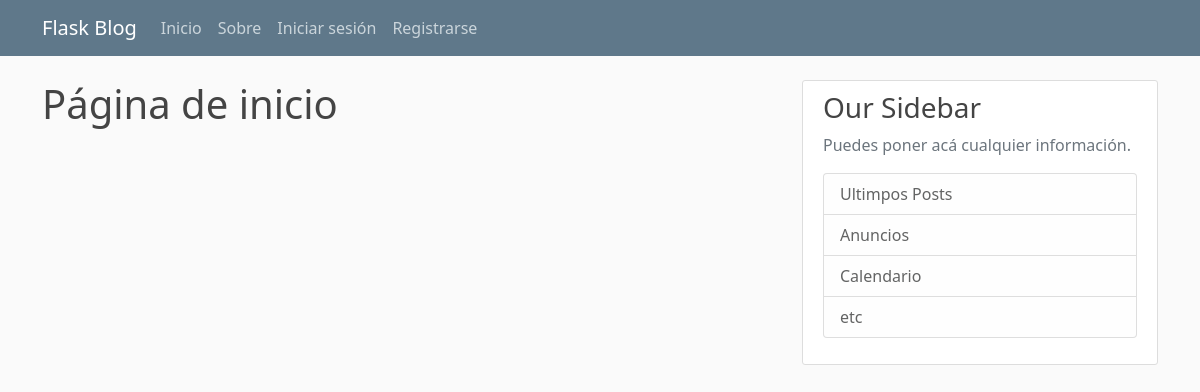
Page /home on the earlier database version.
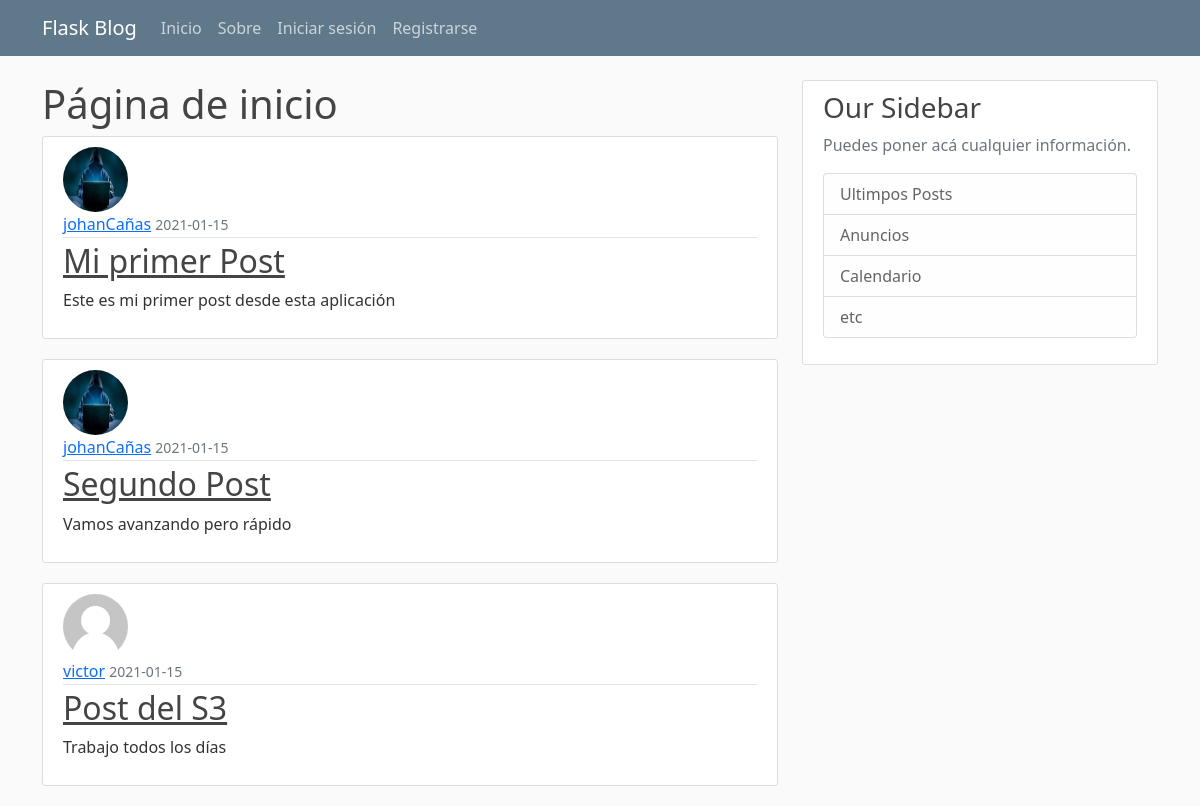
Same page on the later database version.
### flaskblog/models.py (models this page shows, shortened)
class Post(db.Model):
    id= db.Column(db.Integer, primary_key=True)
    title= db.Column(db.String(100), nullable=False)
    date_posted= db.Column(db.DateTime, nullable=False, default=datetime.utcnow)
    content = db.Column(db.Text, nullable=False)
    '''se establece la relacion de el post con el usuario con su id'''
    user_id = db.Column(db.Integer, db.ForeignKey('user.id'), nullable=False)

class User(db.Model, UserMixin):
    id= db.Column(db.Integer, primary_key=True)
    username= db.Column(db.String(20), unique=True, nullable=False)
    email= db.Column(db.String(100), unique=True, nullable=False)
    image_file= db.Column(db.String(50), nullable=False, default='default.jpg')
    password= db.Column(db.String(60), nullable=False)
    '''Relacion uno a muchos '''
    post = db.relationship('Post', backref='author', lazy=True)

### flaskblog/routes.py (the view)
@app.route('/')
@app.route('/home')
def home():
    posts = Post.query.all()
    return render_template('home.html', posts=posts)

### flaskblog/templates/home.html
{% extends 'base.html' %}
{% block content %}
    <h1>Página de inicio</h1>
    {% for post in posts %}
        <article class="media content-section">
            <img class="rounded-circle article-img" src="{{ url_for('static', filename='profile_pics/' + post.author.image_file)}}" alt="">
            <div class="media-body">
            <div class="article-metadata">
                <a class="mr-2" href="#">{{ post.author.username }}</a>
                <small class="text-muted">{{ post.date_posted.strftime('%Y-%m-%d') }}</small>
            </div>
            <h2><a class="article-title" href="{{ url_for('post', post_id=post.id) }}">{{ post.title }}</a></h2>
            <p class="article-content">{{ post.content }}</p>
            </div>
        </article>
    {% endfor %}
{% endblock %}

### flaskblog/templates/base.html (shortened to what this page needs)
<html lang="en">
<head>
    <link href="https://cdn.jsdelivr.net/npm/bootstrap@5.0.0-beta1/dist/css/bootstrap.min.css" rel="stylesheet">
    <link rel="stylesheet" href="{{ url_for('static', filename='main.css') }}">
</head>
<body>
    <header class="site-header">
        <nav class="navbar navbar-expand-md navbar-dark bg-steel fixed-top">
          <div class="container">
            <a class="navbar-brand mr-4" href="/">Flask Blog</a>
            <div class="collapse navbar-collapse" id="navbarToggle">
              <div class="navbar-nav mr-auto">
                <a class="nav-item nav-link" href="{{ url_for('home') }}">Inicio</a>
                <a class="nav-item nav-link" href="{{ url_for('about') }}">Sobre</a>
              </div>
              <div class="navbar-nav">
                {% if current_user.is_authenticated %}
                <a class="nav-item nav-link" href="{{ url_for('logout') }}">Cerrar sesión</a>
                <a class="nav-item nav-link" href="{{ url_for('account') }}">Mi cuenta</a>
                <a class="nav-item nav-link" href="{{ url_for('new_post') }}">Nuevo Post</a>
                {% else %}
                  <a class="nav-item nav-link" href="{{ url_for('login') }}">Iniciar sesión</a>
                  <a class="nav-item nav-link" href="{{ url_for('register') }}">Registrarse</a>
                {% endif %}
              </div>
            </div>
          </div>
        </nav>
      </header>
      <main role="main" class="container">
        <div class="row">
          <div class="col-md-8">
            {% block content %}
            {% endblock %}
          </div>
          <div class="col-md-4">
            <div class="content-section">
              <h3>Our Sidebar</h3>
              <p class='text-muted'>Puedes poner acá cualquier información.
                <ul class="list-group">
                  <li class="list-group-item list-group-item-light">Ultimpos Posts</li>
                  <li class="list-group-item list-group-item-light">Anuncios</li>
                  <li class="list-group-item list-group-item-light">Calendario</li>
                  <li class="list-group-item list-group-item-light">etc</li>
                </ul>
              </p>
            </div>
          </div>
        </div>
      </main>
</body>
</html>

### flaskblog/static/main.css (style rules this page uses)
body { background: #fafafa; color: #333333; margin-top: 5rem; }
h1, h2, h3, h4, h5, h6 { color: #444444; }
.bg-steel { background-color: #5f788a; }
.site-header .navbar-nav .nav-link { color: #cbd5db; }
.content-section { background: #ffffff; padding: 10px 20px; border: 1px solid #dddddd; border-radius: 3px; margin-bottom: 20px; }
.article-title { color: #444444; }
.article-content { white-space: pre-line; }
.article-img { height: 65px; width: 65px; margin-right: 16px; }
.article-metadata { padding-bottom: 1px; margin-bottom: 4px; border-bottom: 1px solid #e3e3e3 }

Differences in the rows shown:
added Post: image_file (picture), author.username "johanCañas", date_posted "2021-01-15", title "Mi primer Post", content "Este es mi primer post desde esta aplicación"
added Post: image_file (picture), author.username "johanCañas", date_posted "2021-01-15", title "Segundo Post", content "Vamos avanzando pero rápido"
added Post: image_file (placeholder picture), author.username "victor", date_posted "2021-01-15", title "Post del S3", content "Trabajo todos los días"
